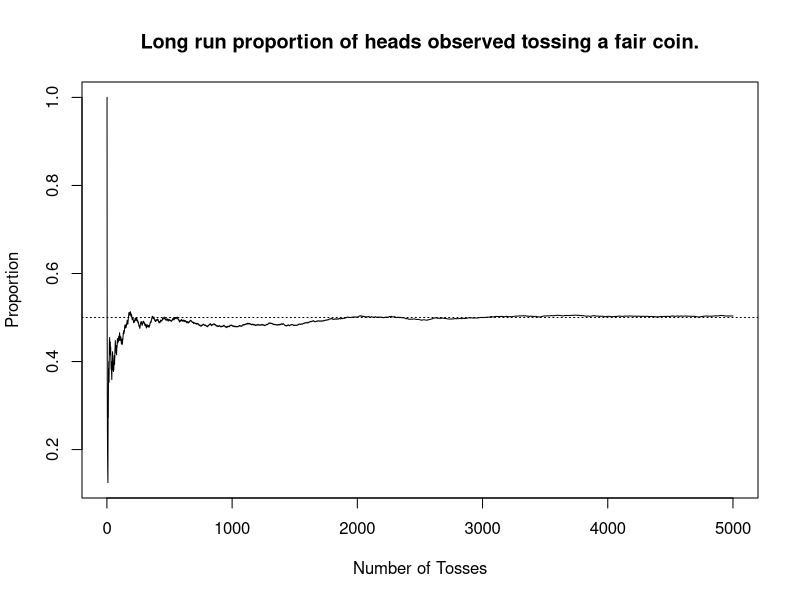

Write R code to recreate this figure.
## ---- chunk 1
knitr::opts_chunk$set(echo = FALSE)
## ---- chunk 2
#| echo: false
#| label: fig-plot
#| fig-cap: "This plot simulates the repeated tossing of a coin. The x-axis represents the number of coins being tossed, and the y-axis plots the proportion of times that heads has shown up cumulatively over the tosses thus far. We can see in the long run that this proportion tends towards $0.5$."

set.seed(31415)

draws <- 5000
sequence <- rbinom(draws, 1, 0.5)

x <- 1:draws
y <- cumsum(sequence)/x

plot(y ~ x, main = "Long run proportion of heads observed tossing a fair coin.", ylab = "Proportion", xlab = "Number of Tosses", type = 'l')
abline(h=0.5, lty=3)
## ---- chunk 3
5 + 3 - (10*2) + 8^(25/3)
## ---- chunk 4
5 + 3 - (10*2) + 8^(25/3)
8 * 5
## ---- chunk 5
my_5 <- 5
my_8 <- 8
my_5
my_8
## ---- chunk 6
my_5 <- 5
my_8 <- 8
my_5*my_8
## ---- chunk 7
my_5 <- 5
my_8 <- 8
my_5*my_8

my_5 <- 10
my_5*my_8
## ---- chunk 8
my_5 <- 5
my_8 <- 8
result <- my_5*my_8
result 
## ---- chunk 9
#| output: false 
my_5 <- 5
my_8 <- 8
result <- my_5*my_8

my_5 <- result
my_8 <- my_5
result <- my_5 * my_8

result 
## ---- chunk 10
x <- 10 

exp(x)  # <1>
sqrt(x) # <2>
log(x)  # <3>

## ---- chunk 11
unrounded_value <- 3.141592
rounded_value <- round(unrounded_value, digits = 3)

rounded_value
## ---- chunk 12
unrounded_value <- 3.141592
rounded_value <- round(digits = 3, x = unrounded_value)

rounded_value
## ---- chunk 13
first_string <- "This is a string."
second_string <- 'This is also a string.'

first_string
## ---- chunk 14
my_greeting <- "Hello! Welcome to R programming,"
my_name <- "Dylan"

combined_string <- paste(my_greeting, my_name, "!")
print(combined_string)
## ---- chunk 15
5 == 5 # TRUE
5 == 6 # FALSE

5 != 5 # FALSE 
5 != 6 # TRUE 

5 > 6 # FALSE
5 > 5 # FALSE

5 >= 6 # FALSE
5 >= 5 # TRUE

5 < 6 # TRUE
5 < 5 # FALSE 

5 <= 6 # TRUE 
5 <= 5 # TRUE 
## ---- chunk 16
string1 <- "STRING1"
string2 <- "STRING1"
string3 <- "string1"
string4 <- "5"
string5 <- "5.3421"
num1 <- 5
num2 <- 1
num3 <- 0
logical1 <- TRUE 
logical2 <- FALSE 

string1 == string2 # TRUE
string1 == string3 # FALSE 
string2 != string3 # TRUE
string1 != string4 # TRUE 

string4 == num1    # TRUE 
string1 == num2    # FALSE
num1 == string5    # FALSE
num2 == logical1      # TRUE 
logical2 == num3      # TRUE 
logical2 == num2      # FALSE
## ---- chunk 17
v1 <- c("vector", "of", "strings")
v2 <- c(3, 1, 4, 1, 5)
v3 <- c(TRUE, TRUE, FALSE, TRUE)
v4 <- c(1==2, 2==2, 3==4)
v1
v2
v3
v4
## ---- chunk 18
v1 <- c(3,1,4,1,5)
v2 <- c(9,2,6)
v3 <- c(5)
num1 <- 3

combined_v1 <- c(v1, v2)
combined_v2 <- c(combined_v1, v3)
combined_v3 <- c(combined_v2, num1)

combined_v3
## ---- chunk 19
alpha_vector <- c("A","B","C","D","E","F","G","H","I",
                  "J","K","L","M","N","O","P","Q","R",
                  "S","T","U","V","W","X","Y","Z")

alpha_vector[4]    # D
alpha_vector[25]   # Y 
alpha_vector[12]   # L
alpha_vector[1]    # A
alpha_vector[14]   # N

my_name <- alpha_vector[c(4,25,12,1,14)]

my_name 
## ---- chunk 20
cur_year <- c(2,0,2,3)
cur_year 

# After Midnight on December 31
cur_year[4] <- 4
cur_year 
## ---- chunk 21
v1 <- c(1,2,3,4,5)
length(v1)
## ---- chunk 22
my_number <- 5

if(my_number > 0) {
    print("My number is a positive.")
}

if(my_number < 0) {
    print("My number is a negative.")
}
## ---- chunk 23
my_number <- -5

if(my_number > 0) {
    print("My number is a positive.")
} else {
    print("My number is not a positive.")
}
## ---- chunk 24
my_number <- 100

if(my_number > 50) {
    print("My number is a large positive value.")
} else if(my_number > 0){
    print("My number is a small positive value.")
} else if(my_number < -50) {
    print("My number is a large negative value.")
} else if(my_number < 0) {
    print("My number is a small negative value.")
} else {
    print("My number is zero.")
}
## ---- chunk 25
my_number <- 5

if(my_number < 50 && my_number > 10) {
    print("A moderate, positive number.")
} else if(my_number != 5 && my_number <= 10 && my_number >= 0) {
    print("A positive value which is not 5.")
} else if(my_number == 5 || my_number < 0) {
    print("Either 5 or a negative value.")
}
## ---- chunk 26
for(x in c(1,2,3)){
    print(x)
}
## ---- chunk 27
for(x in c(1,2,3)){
    x_sq <- x^2
    print(paste("The square of", x, 'is', x_sq))
}
## ---- chunk 28
times_to_loop <- 5

for(x in 1:times_to_loop){
    print(paste("This will get printed", times_to_loop, "times."))
}
## ---- chunk 29
# Define some variables which dictate how the game runs.
player1 <- "Charles"
player2 <- "Sadie"
num_of_flips <- 3
flip_option1 <- "H"
flip_option2 <- "T"

# Begin with the game setup
num_to_win <- round(x = num_of_flips / 2, 0)
flip_results <- c()
flip_options <- c(flip_option1, flip_option2)
total_1 <- 0
total_2 <- 0
player_name <- "" # This is an 'empty string'

# Start Playing the Game
for(game_round in 1:num_of_flips) {
    print(paste("Now starting round", game_round))

    # Select a flip of the coin, using the sample function.
    # See more details with ?sample
    flip_result <- sample(x = flip_options, size = 1)

    # See who benefits from this flip
    # Then set player_name to be the player who benefits from the flip,
    # and update their score variable.
    if (flip_result == flip_option1) {
        player_name <- player1
        total_1 <- total_1 + 1
    } else if (flip_result == flip_option2) {
        player_name <- player2
        total_2 <- total_2 + 1
    }

    print(paste("The flip was a", flip_result, "which benefits", player_name))

    # Check to see if either player has won at this point.
    if(total_1 >= num_to_win) {
        print(paste(player1, "has scored enough points to win."))
    } else if(total_2 >= num_to_win){
        print(paste(player2, "has scored enough points to win."))
    }
}

# The game is over
# Select the winner based on who scored above the threshold 
# and then print out the results.
winner <- player1 

if(total_2 >= num_to_win) {
    winner <- player2 
}

# Separate these statements into multiple lines to ensure the text is 
# not too wide.
print(paste("After flipping the coin", num_of_flips, "times,", player1, 
            "scored a total of", total_1, "points"))
print(paste("while", player2, "scored a total of", total_2, "points."))
print(paste("As a result", winner, "won the game and will not have to pay!"))
## ---- chunk 30
set.seed(3141592) # <1> 

number_of_runs <- 1000 # <2> 
tosses <- c() # <3> 

for(idx in 1:number_of_runs){ # <4> 
  toss <- sample(x = c("H","T"), size = 1) # <5> 
  if(toss == "H"){ # <6> 
    tosses <- c(tosses, 1) # <6> 
  } else { # <6> 
    tosses <- c(tosses, 0) # <6> 
  }
}

mean(tosses) # <7> 
